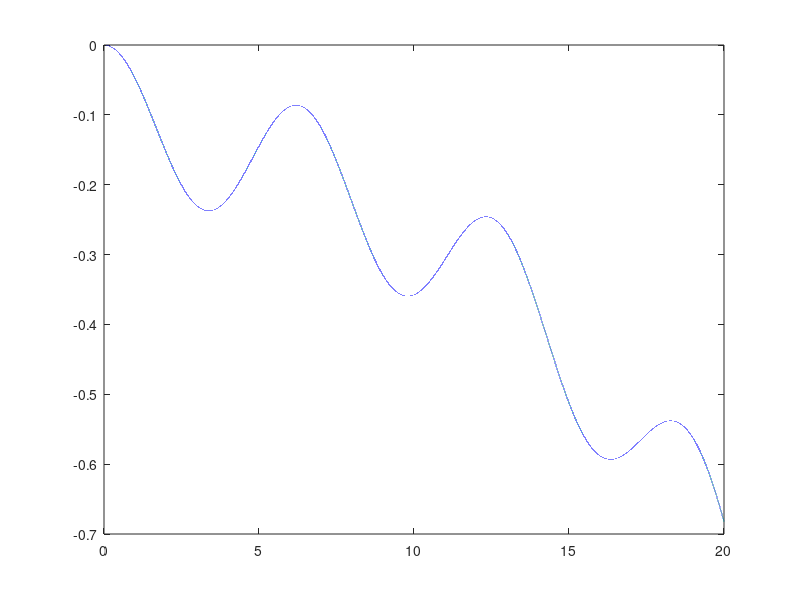

The MATLAB script that drew this image: (Note: this script raises an error after producing the figure.)
clear;
 tspan=0:0.0001:20;
y0=0;
[t,y]=ode45(@(t,y) (sin(t)-y)/-10, tspan, y0);
plot(t, y);
M=readmatrix('plot_data.csv');
plot(M(:,1),M(:,2),t,y,LineWidth=2);
%%
clear;
tspan = [0 5];
y0 = 0;
[t,y] = ode45(@(t,y) 2*t, tspan, y0);
plot(t,y,'-o')


%% 
clear;
M=readmatrix('plot_data.csv');
plot(M(:,1),M(:,2));
%% 
clear;
dt=0.0001;
t=0:dt:500;

u1=@(t) 0.5*square(t)+0.5;
u2=@(t) u1(3*t);
u=@(t) u2(t)-u1(t);
figure;
plot(t,u1(t),LineWidth=2);
figure;
plot(t,u2(t),LineWidth=2);
figure;
plot(t,u(t),LineWidth=2);

% y0 = 0;
% c=10;
% [t,y]=ode45(@(t,y) (u(t)-y)/c, t, y0);
% figure
% plot(t,y,LineWidth=2);
%% 
clear;

y=[0 0.1 0.2 0.3 0.4 0.5 0.6 0.7];
x=[0 1.1 1.3 1.6 2.0 2.7 4.3 10];

p = polyfit(x, y, 7);
x = linspace(0,10);
y = p(1)*x.^6 + p(2)*x.^5+ p(3)*x.^4 + p(4)*x.^3 + p(5)*x.^2 + p(6)*x + p(7);
plot(x,y);